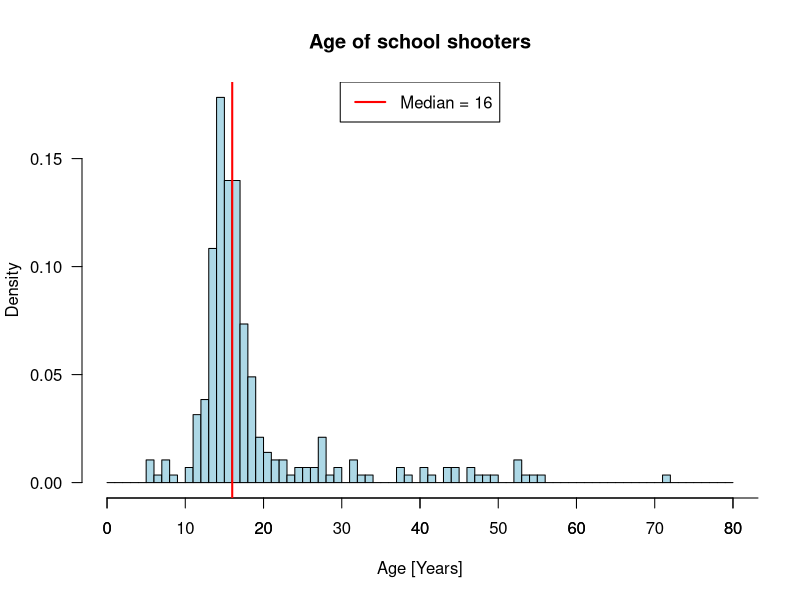
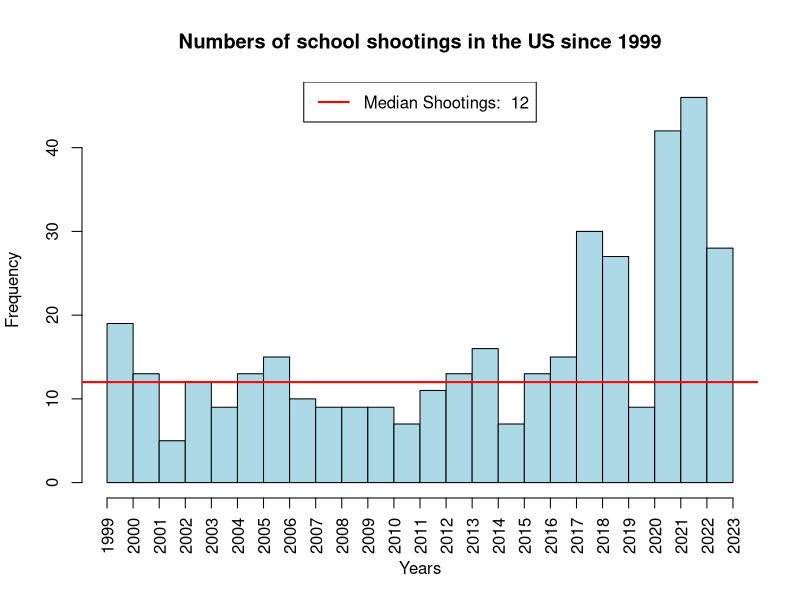
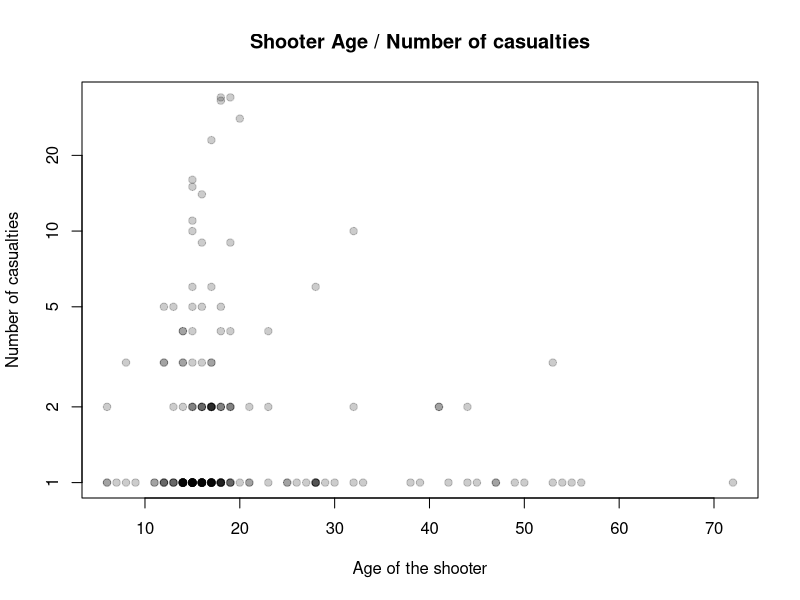

Source code (R) for these figures, in order:
#setwd("C:\\Users\\jonas\\OneDrive\\Dokumente\\GitHub\\EXPD-Semesterarbeit\\EXPD Semesterarbeit")
library(readr)
dat <- read_csv("school-shootings-data.csv")
View(dat)

# Age of Shooter
vec_shooter_age <- c(dat$age_shooter1,dat$age_shooter2) 
vec_shooter_age <- na.exclude(vec_shooter_age)
View(vec_shooter_age)

hist(vec_shooter_age, col = "lightblue", xlab = "Age [Years]",
     main = "Age of school shooters", ylab = "Density",
     breaks = c(seq(0, 80, by = 1)),
     las = 1, freq = FALSE)
axis(side=1, at=seq(0, 100, by=10))
median_age_shooter <- median(vec_shooter_age,na.rm = TRUE)
abline(v = median_age_shooter, col = "red", lty = 1, lwd = 2)
legend("top", legend = paste("Median =", median_age_shooter), col = "red", lty = 1, lwd = 2)

# Number schoolshootings
hist(dat$year,
     breaks = c(seq(1999, 2023)),
     main = "Numbers of school shootings in the US since 1999",
     xaxt = "n",
     xlab = "Years",
     col = "lightblue")
axis(side = 1, at = seq(1999, 2023, by = 1), las = 2)

meanshootings <- length(dat$year)/length(unique(dat$year))

# Median
mediantable <- table(dat$year)
medianshootings <- median(c(mediantable))

# Add Median and Legend to plot
abline(h = medianshootings, col = "red", lty = 1, lwd = 2)
legend("top", legend = paste("Median Shootings: ", round(medianshootings, 2)), col = "red", lty = 1, lwd = 2)


# W8

# Diagramm 1

plot(x = dat$age_shooter1,
     y = dat$casualties,
     lpars = list(col = "blue", lwd = 2),
     sp = 1,
     col = adjustcolor("black", alpha = 0.2),
     pch = 19,
     main = "Shooter Age / Number of casualties",
     ylab = "Number of casualties",
     xlab = "Age of the shooter",
     log = "y",
     )



